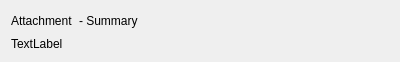
<?xml version="1.0" encoding="UTF-8"?>
<ui version="4.0">
 <class>AttachmentWidget</class>
 <widget class="QWidget" name="AttachmentWidget">
  <property name="geometry">
   <rect>
    <x>0</x>
    <y>0</y>
    <width>400</width>
    <height>48</height>
   </rect>
  </property>
  <property name="windowTitle">
   <string>Form</string>
  </property>
  <layout class="QVBoxLayout" name="verticalLayout">
   <item>
    <layout class="QHBoxLayout" name="horizontalLayout">
     <item>
      <widget class="AttachmentLink" name="attachmentLink">
       <property name="text">
        <string>Attachment</string>
       </property>
      </widget>
     </item>
     <item>
      <widget class="QLabel" name="summaryLabel">
       <property name="text">
        <string>- Summary</string>
       </property>
      </widget>
     </item>
     <item>
      <spacer name="horizontalSpacer">
       <property name="orientation">
        <enum>Qt::Horizontal</enum>
       </property>
       <property name="sizeHint" stdset="0">
        <size>
         <width>40</width>
         <height>20</height>
        </size>
       </property>
      </spacer>
     </item>
    </layout>
   </item>
   <item>
    <widget class="QLabel" name="uploadedLabel">
     <property name="text">
      <string>TextLabel</string>
     </property>
    </widget>
   </item>
  </layout>
 </widget>
 <customwidgets>
  <customwidget>
   <class>AttachmentLink</class>
   <extends>QLabel</extends>
   <header>AttachmentLink.h</header>
  </customwidget>
 </customwidgets>
 <resources/>
 <connections/>
</ui>
